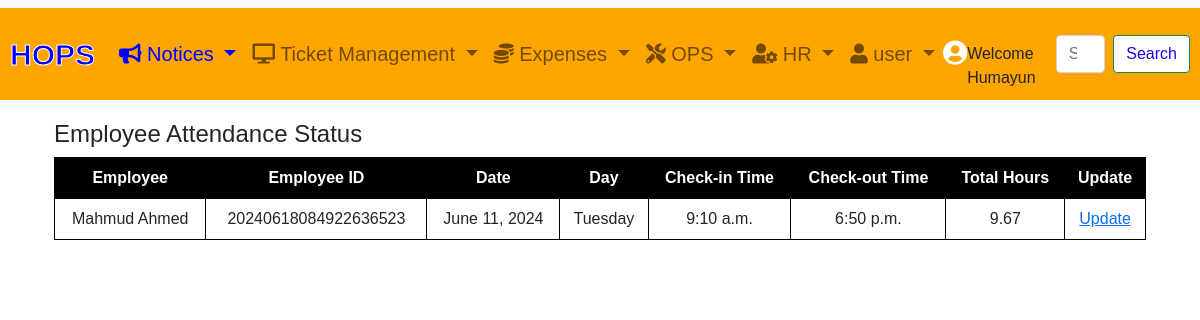
The app's page /employee/view_attendance/ (signed in), older data.
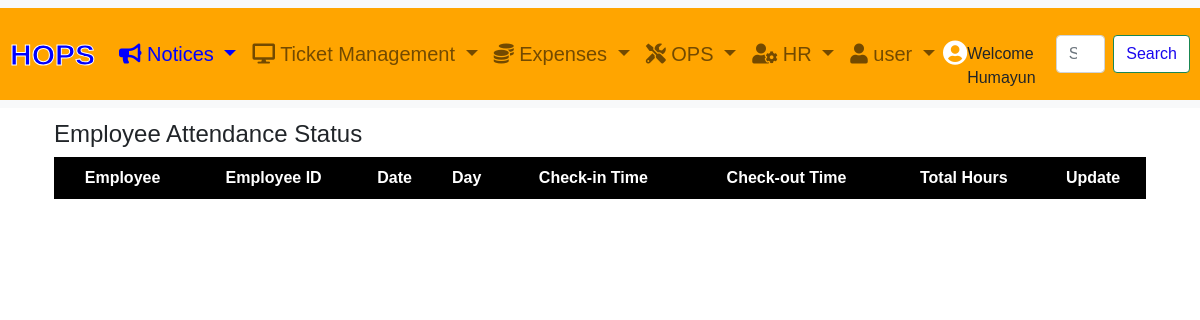
The same page, newer data.
### employee/models.py (models this page shows, shortened)
class AttendanceModel(models.Model):
    employee = models.ForeignKey(EmployeeModel, on_delete=models.CASCADE)
    date = models.DateField()
    check_in_time = models.TimeField()
    check_out_time = models.TimeField(null=True, blank=True)
    total_hours = models.DecimalField(max_digits=5, decimal_places=2, null=True, blank=True, default=0.00)
    attendance_status_choices=[
        ('present', 'present'),
        ('absent', 'absent'),
    ]
    attendance_status= models.CharField(max_length=50,choices= attendance_status_choices,default='None')

class EmployeeModel(models.Model):
    employee_code = models.CharField(max_length=100, unique=True, null=True, blank=True, default='None')
    name = models.CharField(max_length=100, null=True, blank=True,default="Nome")
    first_name = models.CharField(max_length=100, null=True, blank=True,default="Nome")
    last_name = models.CharField(max_length=100,null=True, blank=True,default="Nome")
    posting_area_choices=[
        ('Dhaka','Dhaka'),
        ('Rangpur','Rangpur'),
        ('Sylhet','Sylhet'),
        ('Rajshahi','Rajshahi'),
        ('Chittagong','Chittagong')
    ]
    posting_area = models.CharField(max_length=100,choices=posting_area_choices,null=True,blank=True)
    gender_choices =[
        ('Male','Male'),
        ('Female','Female'),
        ('Others', 'Others')
    ]
    gender = models.CharField(max_length=20,choices= gender_choices,null=True, blank=True,default="Nome")
    address=models.TextField(null=True, blank=True,default="None")
    email = models.EmailField()
    phone_number = models.CharField(max_length=15,null=True, blank=True,default="Nome")
    joining_date = models.DateField()
    resignation_date = models.DateField(null=True, blank=True, default=timezone.now, help_text="Format: YYYY-MM-DD")
    position_choices=[
        ('Chairman','Chairman'),
        ('MD','MD'),
        ('CEO','CEO'),
        ('CFO','CFO'),
        ('CMO','CMO'),
        ('CTO','CTO'),
        ('Specialist','Specialist'),
        ('Manager','Manager'),
        ('Sr.Manager','Sr.Manager'),
        ('DGM','DGM'),
        ('GM','GM'),
        ('SrGM','SrGM'),
        ('Director','Director'),
        ('HOD','HOD'),
        ('Specialist','Specialist'),
        ('HSS_manager','HSS_manager'),
        ('Driver','Driver'),
        ('Peon','Peon'),
        ('General staff','General staff'),
    ]
    position = models.CharField(max_length=100,null=True, blank=True,choices= position_choices,default="Nome")
    department_choices=[
        ('Engineering','Engineering'),
        ('Marketting','Marketing'),
        ('Finance','Finance'),
        ('Accounting','Accounting'),
        ('Technology','Technology'),
        ('Admin','Admin'),
        ('HR','HR'),
        ('Business_Development','Business_Development'),
    ]
    department = models.CharField(max_length=100,null=True, blank=True,choices=department_choices,default="Nome")
    employee_level_choices=[
        ('SeniorManagement','SeniorManagement'),
        ('MidLevelManager','MidLevelManager'),
        ('FirstLevelmanager','FirstLevelManager'),
        ('Executive','Executive'),
        ('Engineer','Engineer'),
        ('Doctor','Doctor'),
        ('Specialist','Specialist'),
        ('Officer','Officer'),
        ('FieldForce','FieldForce'),
        ('General_Staffs','General_Staffs'),
    ]
    employe_level= models.CharField(max_length=100, choices=employee_level_choices, default='executive')
    basic_salary = models.DecimalField(max_digits=10, decimal_places=2,null=True, blank=True,default=0.00)
    house_allowance = models.DecimalField(max_digits=10, decimal_places=2, null=True, blank=True,default=0.00)
    medical_allowance = models.DecimalField(max_digits=10, decimal_places=2,null=True, blank=True, default=0.00)
    transportation_allowance = models.DecimalField(max_digits=10, decimal_places=2,null=True, blank=True, default=0.00)
    bonus = models.DecimalField(max_digits=10, decimal_places=2, default=0.00)
    overtime_pay_rate = models.DecimalField(max_digits=10, decimal_places=2,null=True, blank=True, default=0.00)
    profile_picture = models.ImageField(upload_to='profile_pictures/', null=True, blank=True)
    gross_monthly_salary = models.DecimalField(max_digits=10, decimal_places=2,null=True, blank=True, default=0.00)
    updated_at = models.DateTimeField(default=timezone.now)
    def __str__(self):
        return f"{self.first_name} {self.last_name}"

### employee/views.py (the view)
# urls.py: path('view_attendance/', views.view_attendance, name='view_attendance'),
@login_required
def view_attendance(request):
    attendance_records = AttendanceModel.objects.all()
    return render(request, 'employee/view_attendance.html', {'attendance_records': attendance_records})

### account/context_processors.py (called while the page is built)
def user_info(request):
    user = request.user
    profile_picture_url = None
    if user.is_authenticated:
        profile_picture_url = user.profile_picture.url if user.profile_picture else None
    return {
        'user_info': user.name if user.is_authenticated else None,
        'profile_picture_url': profile_picture_url
    }

### templates/employee/view_attendance.html (shortened to what this page needs)
{% extends "base.html" %}
{% load static %}
{% block content %}
<div class="container-fluid">
    <div class="row">
        <div class="col">
    <h4>Employee Attendance Status</h4>
    <table border="1">
        <thead>
            <tr>
                <th class="text-center p-2">Employee</th>
                <th class="text-center p-2">Employee ID</th>
                <th class="text-center p-2">Date</th>
                <th class="text-center p-2">Day</th>
                <th class="text-center p-2">Check-in Time</th>
                <th class="text-center p-2">Check-out Time</th>
                <th class="text-center p-2">Total Hours</th>
                <th class="text-center p-2">Update</th>
            </tr>
        </thead>
        <tbody>
            {% for attendance in attendance_records %}
            <tr>
                <td class="text-center p-2">{{ attendance.employee }}</td>
                <td class="text-center p-2">{{ attendance.employee.employee_code }}</td>
                <td class="text-center p-2">{{ attendance.date }}</td>
                <td class="text-center p-2">{{ attendance.date|date:"l" }}</td>
                <td class="text-center p-2">{{ attendance.check_in_time }}</td>
                <td class="text-center p-2">{{ attendance.check_out_time }}</td>
                <td class="text-center p-2">{{ attendance.total_hours }}</td>
                <td class="text-center p-2"><a href="{% url 'employee:update_attendance' employee_id=attendance.id %}">Update</a></td>
            </tr>
            {% endfor %}
        </tbody>
    </table>
        </div>
    </div>
</div>
{% endblock %}

Row changes from the older to the newer data that the page shows:
removed AttendanceModel: employee "Mahmud Ahmed", employee.employee_code "20240618084922636523", date "June 11, 2024", date "Tuesday", check_in_time "9:10 a.m.", check_out_time "6:50 p.m.", total_hours "9.67"
